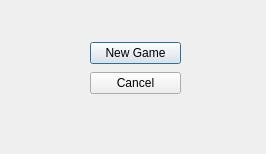
<?xml version="1.0" encoding="UTF-8"?>
<ui version="4.0">
 <class>StartMenuDialog</class>
 <widget class="QDialog" name="StartMenuDialog">
  <property name="geometry">
   <rect>
    <x>0</x>
    <y>0</y>
    <width>266</width>
    <height>154</height>
   </rect>
  </property>
  <property name="windowTitle">
   <string>Trivial Purfuit Menu</string>
  </property>
  <widget class="QWidget" name="layoutWidget">
   <property name="geometry">
    <rect>
     <x>90</x>
     <y>40</y>
     <width>91</width>
     <height>56</height>
    </rect>
   </property>
   <layout class="QVBoxLayout" name="verticalLayout">
    <item>
     <widget class="QPushButton" name="new_game_button">
      <property name="text">
       <string>New Game</string>
      </property>
     </widget>
    </item>
    <item>
     <widget class="QPushButton" name="cancel_button">
      <property name="text">
       <string>Cancel</string>
      </property>
     </widget>
    </item>
   </layout>
  </widget>
 </widget>
 <resources/>
 <connections>
  <connection>
   <sender>cancel_button</sender>
   <signal>clicked()</signal>
   <receiver>StartMenuDialog</receiver>
   <slot>close()</slot>
   <hints>
    <hint type="sourcelabel">
     <x>91</x>
     <y>94</y>
    </hint>
    <hint type="destinationlabel">
     <x>57</x>
     <y>9</y>
    </hint>
   </hints>
  </connection>
 </connections>
</ui>
